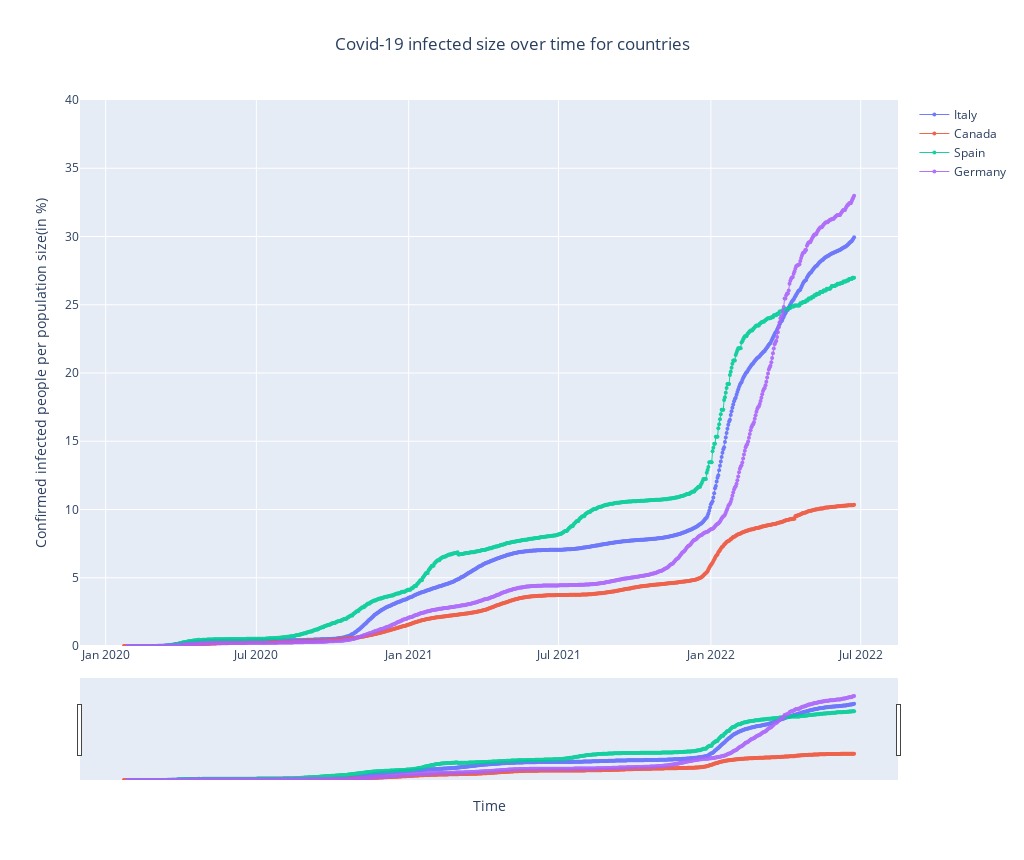

Write notebook code for a chart like this one.
### Code cell
plot_fig(country_list, df_processed, "total_cases", "Covid-19 infected size over time for countries", 
         "Time", "Confirmed infected people per population size(in %)",[0,40], browser_renderer=False)

### Figure 1 — Plotly figure (JSON) as saved in the notebook; plotly's stock layout.template omitted (floating-point values rounded to 4 significant figures; data arrays with more than 128 entries replaced by an {"elided": "..."} marker saying what was removed)
{"data": [{"line": {"width": 1}, "marker": {"size": 4}, "mode": "markers+lines", "name": "Italy", "opacity": 0.9, "type": "scatter", "x": {"elided": "875 str values"}, "y": {"elided": "875 float values"}}, {"line": {"width": 1}, "marker": {"size": 4}, "mode": "markers+lines", "name": "Canada", "opacity": 0.9, "type": "scatter", "x": {"elided": "883 str values"}, "y": {"elided": "883 float values"}}, {"line": {"width": 1}, "marker": {"size": 4}, "mode": "markers+lines", "name": "Spain", "opacity": 0.9, "type": "scatter", "x": {"elided": "874 str values"}, "y": {"elided": "874 float values"}}, {"line": {"width": 1}, "marker": {"size": 4}, "mode": "markers+lines", "name": "Germany", "opacity": 0.9, "type": "scatter", "x": {"elided": "879 str values"}, "y": {"elided": "879 float values"}}], "layout": {"height": 860, "title": {"text": "Covid-19 infected size over time for countries", "x": 0.5}, "width": 1024, "xaxis": {"rangeslider": {"visible": true}, "title": {"text": "Time"}}, "yaxis": {"range": [0, 40], "title": {"text": "Confirmed infected people per population size(in %)"}, "type": "linear"}}}
